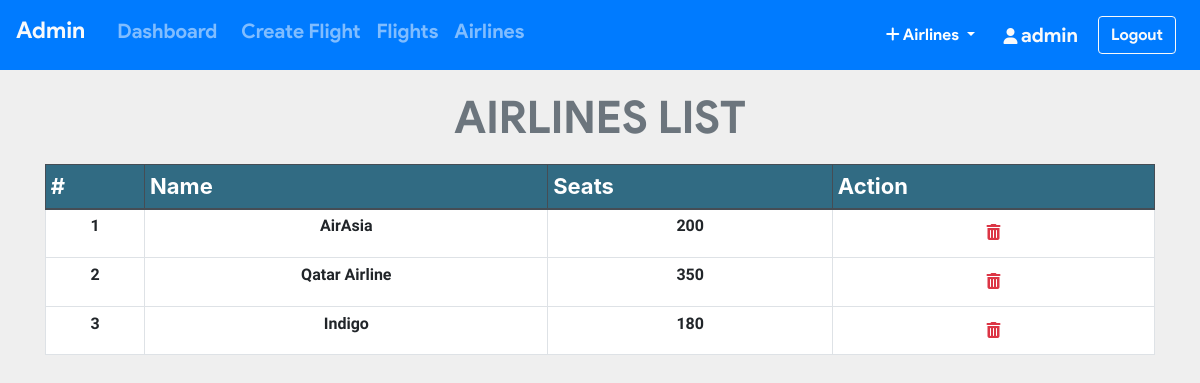
Page /admin/list_airlines.php (signed in) on the committed database.
### tables this page shows
CREATE TABLE `airline` (
  `airline_id` int(11) NOT NULL,
  `name` varchar(20) NOT NULL,
  `seats` int(11) NOT NULL
);

### admin/list_airlines.php (the view, shortened to what this page needs)
<?php include_once 'header.php'; ?>
<?php include_once 'footer.php';
require '../helpers/init_conn_db.php';?>
    <main>
        <?php if(isset($_SESSION['adminId'])) { ?>
          <div class="container-md mt-2">
            <h1 class="display-4 text-center text-secondary"
              >AIRLINES LIST</h1>
              <table class="table table-sm table-bordered">
              <thead class="thead-dark">
                <tr>
                  <th scope="col">#</th>
                  <th scope="col">Name</th>
                  <th scope="col">Seats</th>
                  <th scope="col">Action</th>
                </tr>
              </thead>
              <tbody>
                <?php
                $cnt=1;
                $sql = 'SELECT * FROM airline ORDER BY airline_id ASC';
                $stmt = mysqli_stmt_init($conn);
                mysqli_stmt_prepare($stmt,$sql);
                mysqli_stmt_execute($stmt);
                $result = mysqli_stmt_get_result($stmt);
                while ($row = mysqli_fetch_assoc($result)) {
                  echo "
                  <tr class='text-center'>
                    <td scope='row'>".$cnt." </a> </td>
                    <td>".$row['name']."</td>
                    <td>".$row['seats']."</td>
                    <td>
                    <form action='list_airlines.php' method='post'>
                      <input name='airline_id' type='hidden' value=".$row['airline_id'].">
                      <button  class='btn' type='submit' name='del_airlines'>
                      <i class='text-danger fa fa-trash'></i></button>
                    </form>
                    </td>
                  </tr>
                  ";
               $cnt++; }
                ?>
              </tbody>
            </table>
          </div>
        <?php } ?>
    </main>

### admin/header.php (style rules this page uses)
.table .thead-dark th { background-color: #316b83; }

### admin/list_airlines.php (style rules this page uses)
table { background-color: white; }
h1 { margin-top: 20px; margin-bottom: 20px; font-family: 'product sans'; font-size: 45px !important; font-weight: lighter; }
body { background-color: #efefef; }
th { font-size: 22px; }
td { margin-top: 10px !important; font-size: 16px; font-weight: bold; font-family: 'Assistant', sans-serif !important; }

### rows in the picture
airline: name "AirAsia", seats "200"
airline: name "Qatar Airline", seats "350"
airline: name "Indigo", seats "180"

### other values in the picture
$_SESSION['adminUname'] "admin"
